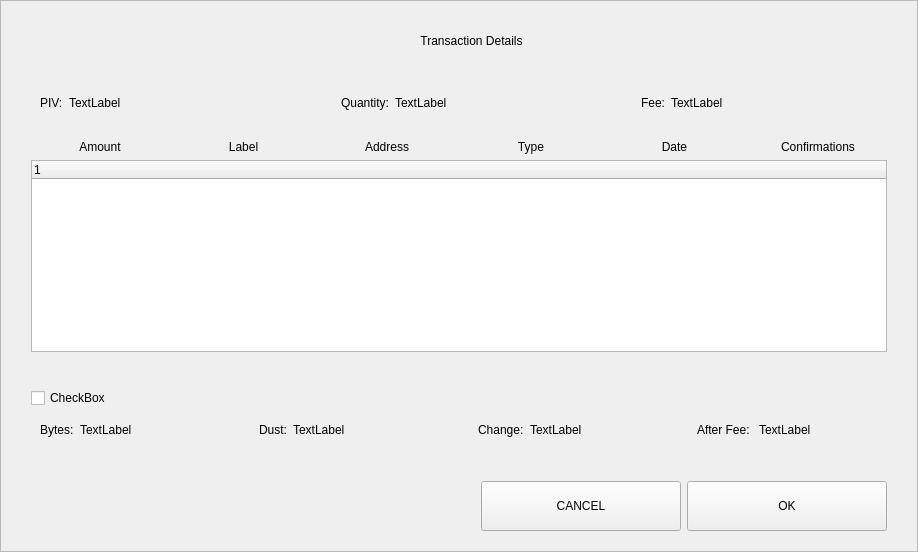
<?xml version="1.0" encoding="UTF-8"?>
<ui version="4.0">
 <class>CoinControlPivWidget</class>
 <widget class="QWidget" name="CoinControlPivWidget">
  <property name="geometry">
   <rect>
    <x>0</x>
    <y>0</y>
    <width>918</width>
    <height>552</height>
   </rect>
  </property>
  <property name="windowTitle">
   <string>Dialog</string>
  </property>
  <property name="styleSheet">
   <string notr="true"/>
  </property>
  <layout class="QVBoxLayout" name="verticalLayout_2">
   <property name="spacing">
    <number>0</number>
   </property>
   <property name="leftMargin">
    <number>0</number>
   </property>
   <property name="topMargin">
    <number>0</number>
   </property>
   <property name="rightMargin">
    <number>0</number>
   </property>
   <property name="bottomMargin">
    <number>0</number>
   </property>
   <item>
    <widget class="QFrame" name="frameContainer">
     <property name="frameShape">
      <enum>QFrame::StyledPanel</enum>
     </property>
     <property name="frameShadow">
      <enum>QFrame::Raised</enum>
     </property>
     <layout class="QVBoxLayout" name="verticalLayout" stretch="0,0,0,0,0,0,0,0,0,0,0">
      <property name="leftMargin">
       <number>30</number>
      </property>
      <property name="topMargin">
       <number>20</number>
      </property>
      <property name="rightMargin">
       <number>30</number>
      </property>
      <property name="bottomMargin">
       <number>20</number>
      </property>
      <item>
       <layout class="QHBoxLayout" name="horizontalLayout_1">
        <property name="spacing">
         <number>0</number>
        </property>
        <item>
         <spacer name="horizontalSpacer_21">
          <property name="orientation">
           <enum>Qt::Horizontal</enum>
          </property>
          <property name="sizeHint" stdset="0">
           <size>
            <width>40</width>
            <height>20</height>
           </size>
          </property>
         </spacer>
        </item>
        <item>
         <widget class="QLabel" name="labelTitle">
          <property name="minimumSize">
           <size>
            <width>0</width>
            <height>40</height>
           </size>
          </property>
          <property name="maximumSize">
           <size>
            <width>16777215</width>
            <height>40</height>
           </size>
          </property>
          <property name="styleSheet">
           <string notr="true">padding-left:24px;</string>
          </property>
          <property name="text">
           <string>Transaction Details</string>
          </property>
          <property name="alignment">
           <set>Qt::AlignCenter</set>
          </property>
          <property name="margin">
           <number>7</number>
          </property>
         </widget>
        </item>
        <item>
         <spacer name="horizontalSpacer2">
          <property name="orientation">
           <enum>Qt::Horizontal</enum>
          </property>
          <property name="sizeHint" stdset="0">
           <size>
            <width>40</width>
            <height>20</height>
           </size>
          </property>
         </spacer>
        </item>
       </layout>
      </item>
      <item>
       <spacer name="verticalSpacer1">
        <property name="orientation">
         <enum>Qt::Vertical</enum>
        </property>
        <property name="sizeType">
         <enum>QSizePolicy::Fixed</enum>
        </property>
        <property name="sizeHint" stdset="0">
         <size>
          <width>20</width>
          <height>20</height>
         </size>
        </property>
       </spacer>
      </item>
      <item>
       <layout class="QHBoxLayout" name="horizontalLayout_2">
        <item>
         <widget class="QWidget" name="layoutAmount" native="true">
          <layout class="QHBoxLayout" name="horizontalLayout_2_1" stretch="0,1">
           <item>
            <widget class="QLabel" name="labelTitleAmount">
             <property name="text">
              <string>PIV:</string>
             </property>
            </widget>
           </item>
           <item>
            <widget class="QLabel" name="labelValueAmount">
             <property name="text">
              <string>TextLabel</string>
             </property>
            </widget>
           </item>
          </layout>
         </widget>
        </item>
        <item>
         <spacer name="horizontalSpacer_2">
          <property name="orientation">
           <enum>Qt::Horizontal</enum>
          </property>
          <property name="sizeType">
           <enum>QSizePolicy::Fixed</enum>
          </property>
          <property name="sizeHint" stdset="0">
           <size>
            <width>40</width>
            <height>20</height>
           </size>
          </property>
         </spacer>
        </item>
        <item>
         <widget class="QWidget" name="layoutQuantity" native="true">
          <layout class="QHBoxLayout" name="horizontalLayout_2_2" stretch="0,1">
           <item>
            <widget class="QLabel" name="labelTitleQuantity">
             <property name="text">
              <string>Quantity:</string>
             </property>
            </widget>
           </item>
           <item>
            <widget class="QLabel" name="labelValueQuantity">
             <property name="text">
              <string>TextLabel</string>
             </property>
            </widget>
           </item>
          </layout>
         </widget>
        </item>
        <item>
         <spacer name="horizontalSpacer_22">
          <property name="orientation">
           <enum>Qt::Horizontal</enum>
          </property>
          <property name="sizeType">
           <enum>QSizePolicy::Fixed</enum>
          </property>
          <property name="sizeHint" stdset="0">
           <size>
            <width>40</width>
            <height>20</height>
           </size>
          </property>
         </spacer>
        </item>
        <item>
         <widget class="QWidget" name="layoutFee" native="true">
          <layout class="QHBoxLayout" name="horizontalLayout_2_3" stretch="0,1">
           <item>
            <widget class="QLabel" name="labelTitleFee">
             <property name="text">
              <string>Fee:</string>
             </property>
            </widget>
           </item>
           <item>
            <widget class="QLabel" name="labelValueFee">
             <property name="text">
              <string>TextLabel</string>
             </property>
            </widget>
           </item>
          </layout>
         </widget>
        </item>
       </layout>
      </item>
      <item>
       <spacer name="verticalSpacer_4">
        <property name="orientation">
         <enum>Qt::Vertical</enum>
        </property>
        <property name="sizeType">
         <enum>QSizePolicy::Minimum</enum>
        </property>
        <property name="sizeHint" stdset="0">
         <size>
          <width>20</width>
          <height>15</height>
         </size>
        </property>
       </spacer>
      </item>
      <item>
       <layout class="QHBoxLayout" name="horizontalLayout_3">
        <item>
         <widget class="QLabel" name="labelTitleDenom">
          <property name="text">
           <string>Amount</string>
          </property>
          <property name="alignment">
           <set>Qt::AlignCenter</set>
          </property>
         </widget>
        </item>
        <item>
         <widget class="QLabel" name="labelTitleId">
          <property name="text">
           <string>Label</string>
          </property>
          <property name="alignment">
           <set>Qt::AlignCenter</set>
          </property>
         </widget>
        </item>
        <item>
         <widget class="QLabel" name="labelTitleVersion">
          <property name="text">
           <string>Address</string>
          </property>
          <property name="alignment">
           <set>Qt::AlignCenter</set>
          </property>
         </widget>
        </item>
        <item>
         <widget class="QLabel" name="labelTitleType">
          <property name="text">
           <string>Type</string>
          </property>
          <property name="alignment">
           <set>Qt::AlignCenter</set>
          </property>
         </widget>
        </item>
        <item>
         <widget class="QLabel" name="labelTitleSpen">
          <property name="text">
           <string>Date</string>
          </property>
          <property name="alignment">
           <set>Qt::AlignCenter</set>
          </property>
         </widget>
        </item>
        <item>
         <widget class="QLabel" name="labelTitleConfirmations">
          <property name="text">
           <string>Confirmations</string>
          </property>
          <property name="alignment">
           <set>Qt::AlignCenter</set>
          </property>
         </widget>
        </item>
       </layout>
      </item>
      <item>
       <widget class="CoinControlTreeWidget" name="treeWidget">
        <column>
         <property name="text">
          <string notr="true">1</string>
         </property>
        </column>
       </widget>
      </item>
      <item>
       <spacer name="verticalSpacer_2">
        <property name="orientation">
         <enum>Qt::Vertical</enum>
        </property>
        <property name="sizeType">
         <enum>QSizePolicy::Fixed</enum>
        </property>
        <property name="sizeHint" stdset="0">
         <size>
          <width>10</width>
          <height>30</height>
         </size>
        </property>
       </spacer>
      </item>
      <item>
       <layout class="QHBoxLayout" name="horizontalLayout_4">
        <item>
         <widget class="QCheckBox" name="checkBoxAll">
          <property name="text">
           <string>CheckBox</string>
          </property>
         </widget>
        </item>
       </layout>
      </item>
      <item>
       <layout class="QHBoxLayout" name="horizontalLayout_5">
        <property name="spacing">
         <number>20</number>
        </property>
        <item>
         <widget class="QWidget" name="layoutBytes" native="true">
          <layout class="QHBoxLayout" name="horizontalLayout_5_1" stretch="0,1">
           <item>
            <widget class="QLabel" name="labelTitleBytes">
             <property name="text">
              <string>Bytes:</string>
             </property>
            </widget>
           </item>
           <item>
            <widget class="QLabel" name="labelValueBytes">
             <property name="text">
              <string>TextLabel</string>
             </property>
            </widget>
           </item>
          </layout>
         </widget>
        </item>
        <item>
         <widget class="QWidget" name="layoutDust" native="true">
          <layout class="QHBoxLayout" name="horizontalLayout_5_2" stretch="0,1">
           <item>
            <widget class="QLabel" name="labelTitleDust">
             <property name="text">
              <string>Dust:</string>
             </property>
            </widget>
           </item>
           <item>
            <widget class="QLabel" name="labelValueDust">
             <property name="text">
              <string>TextLabel</string>
             </property>
            </widget>
           </item>
          </layout>
         </widget>
        </item>
        <item>
         <widget class="QWidget" name="layoutChange" native="true">
          <layout class="QHBoxLayout" name="horizontalLayout_5_3" stretch="0,1">
           <item>
            <widget class="QLabel" name="labelTitleChange">
             <property name="text">
              <string>Change:</string>
             </property>
            </widget>
           </item>
           <item>
            <widget class="QLabel" name="labelValueChange">
             <property name="text">
              <string>TextLabel</string>
             </property>
            </widget>
           </item>
          </layout>
         </widget>
        </item>
        <item>
         <widget class="QWidget" name="layoutAfter" native="true">
          <layout class="QHBoxLayout" name="horizontalLayout_5_4" stretch="0,1">
           <item>
            <widget class="QLabel" name="labelTitleAfter">
             <property name="text">
              <string>After Fee: </string>
             </property>
            </widget>
           </item>
           <item>
            <widget class="QLabel" name="labelValueAfter">
             <property name="text">
              <string>TextLabel</string>
             </property>
            </widget>
           </item>
          </layout>
         </widget>
        </item>
       </layout>
      </item>
      <item>
       <spacer name="verticalSpacer_3">
        <property name="orientation">
         <enum>Qt::Vertical</enum>
        </property>
        <property name="sizeType">
         <enum>QSizePolicy::Expanding</enum>
        </property>
        <property name="sizeHint" stdset="0">
         <size>
          <width>20</width>
          <height>20</height>
         </size>
        </property>
       </spacer>
      </item>
      <item>
       <layout class="QHBoxLayout" name="horizontalLayout_6">
        <property name="leftMargin">
         <number>0</number>
        </property>
        <property name="rightMargin">
         <number>0</number>
        </property>
        <item>
         <spacer name="horizontalSpacer">
          <property name="orientation">
           <enum>Qt::Horizontal</enum>
          </property>
          <property name="sizeHint" stdset="0">
           <size>
            <width>40</width>
            <height>20</height>
           </size>
          </property>
         </spacer>
        </item>
        <item>
         <widget class="QPushButton" name="btnCancel">
          <property name="minimumSize">
           <size>
            <width>200</width>
            <height>50</height>
           </size>
          </property>
          <property name="text">
           <string>CANCEL</string>
          </property>
         </widget>
        </item>
        <item>
         <widget class="QPushButton" name="btnSave">
          <property name="minimumSize">
           <size>
            <width>200</width>
            <height>50</height>
           </size>
          </property>
          <property name="text">
           <string>OK</string>
          </property>
         </widget>
        </item>
       </layout>
      </item>
     </layout>
    </widget>
   </item>
  </layout>
 </widget>
 <customwidgets>
  <customwidget>
   <class>CoinControlTreeWidget</class>
   <extends>QTreeWidget</extends>
   <header>coincontroltreewidget.h</header>
  </customwidget>
 </customwidgets>
 <resources/>
 <connections/>
</ui>
